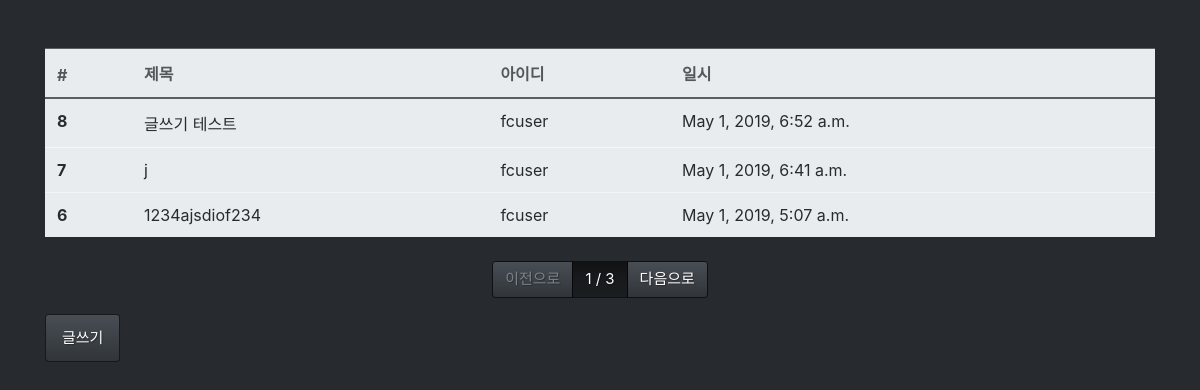
/board/list/, run on the app's committed database.
### board/models.py (models this page shows, shortened)
class Board(models.Model):
    title = models.CharField(max_length=128,
                             verbose_name='제목')
    contents = models.TextField(verbose_name='내용')
    writer = models.ForeignKey('fcuser.Fcuser', on_delete=models.CASCADE,
                               verbose_name='작성자')
    tags = models.ManyToManyField('tag.Tag', verbose_name='태그')
    registered_dttm = models.DateTimeField(auto_now_add=True,
                                           verbose_name='등록시간')
    class Meta:
        db_table = 'fastcampus_board'
        verbose_name = '패스트캠퍼스 게시글'
        verbose_name_plural = '패스트캠퍼스 게시글'

### fcuser/models.py (models this page shows)
class Fcuser(models.Model):
    username = models.CharField(max_length=32,
                                verbose_name='사용자명')
    useremail = models.EmailField(max_length=128,
                                  verbose_name='사용자이메일')
    password = models.CharField(max_length=64,
                                verbose_name='비밀번호')
    registered_dttm = models.DateTimeField(auto_now_add=True,
                                           verbose_name='등록시간')
    def __str__(self):
        return self.username
    class Meta:
        db_table = 'fastcampus_fcuser'
        verbose_name = '패스트캠퍼스 사용자'
        verbose_name_plural = '패스트캠퍼스 사용자'

### board/views.py (the view)
# urls.py: path('list/', views.board_list),
def board_list(request):
    all_boards = Board.objects.all().order_by('-id')
    page = int(request.GET.get('p', 1))
    paginator = Paginator(all_boards, 3)
    boards = paginator.get_page(page)
    return render(request, 'board_list.html', {'boards': boards})

### board/templates/board_list.html
{% extends "base.html" %}
{% block contents %}
<div class="row mt-5">
  <div class="col-12">
    <table class="table table-light">
      <thead class="thead-light">
        <tr>
          <th>#</th>
          <th>제목</th>
          <th>아이디</th>
          <th>일시</th>
        </tr>
      </thead>
      <tbody class="text-dark">
        {% for board in boards %}
        <tr onclick="location.href='/board/detail/{{ board.id }}/'">
          <th>{{ board.id }}</th>
          <td>{{ board.title }}</td>
          <td>{{ board.writer }}</td>
          <td>{{ board.registered_dttm }}</td>
        </tr>
        {% endfor %}
      </tbody>
    </table>
  </div>
</div>
<div class="row mt-2">
  <div class="col-12">
    <nav>
      <ul class="pagination justify-content-center">
        {% if boards.has_previous %}
        <li class="page-item">
          <a class="page-link" href="?p={{ boards.previous_page_number }}">이전으로</a>
        </li>
        {% else %}
        <li class="page-item disabled">
          <a class="page-link" href="#">이전으로</a>
        </li>
        {% endif %}
        <li class="page-item active">
          <a class="page-link" href="#">{{ boards.number }} / {{ boards.paginator.num_pages }}</a>
        </li>
        {% if boards.has_next %}
        <li class="page-item">
          <a class="page-link" href="?p={{ boards.next_page_number }}">다음으로</a>
        </li>
        {% else %}
        <li class="page-item disabled">
          <a class="page-link disabled" href="#">다음으로</a>
        </li>
        {% endif %}
      </ul>
    </nav>
  </div>
</div>
<div class="row">
  <div class="col-12">
    <button class="btn btn-primary" onclick="location.href='/board/write/'">글쓰기</button>
  </div>
</div>
{% endblock %}

### board/templates/base.html (shortened to what this page needs)
<html>
<head>
  <link rel="stylesheet" href="/static/bootstrap.min.css" />
</head>
<body>
  <div class="container">
    {% block contents %}
    {% endblock %}
  </div>
</body>
</html>

### data on the page
Board: id "8", title "글쓰기 테스트", writer "fcuser", registered_dttm "May 1, 2019, 6:52 a.m."
Board: id "7", title "j", writer "fcuser", registered_dttm "May 1, 2019, 6:41 a.m."
Board: id "6", title "1234ajsdiof234", writer "fcuser", registered_dttm "May 1, 2019, 5:07 a.m."

### other printed values
{{ boards.number }} "1"
{{ boards.paginator.num_pages }} "3"
